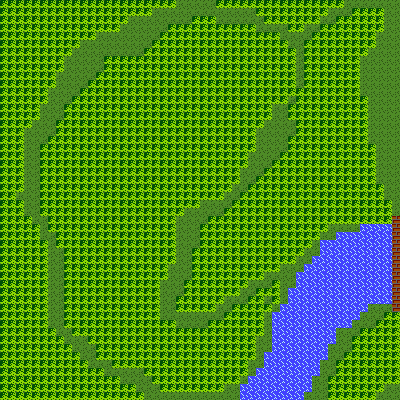

The image is a tile-based game level rendered from a .tmx file. Its description and source (layers, tilesets, objects; grid data summarised) follow:
An orthogonal 50x50 tile map with 8x8 px tiles, 2 tile layers (ground, bricks, water and trees), 2 tilesets and 1 object (scenario).

<map version="1.10" tiledversion="1.10.1" orientation="orthogonal" renderorder="right-down" width="50" height="50" tilewidth="8" tileheight="8" infinite="0" nextlayerid="6" nextobjectid="2">
 <tileset firstgid="1" source="ground.tsx" />
 <tileset firstgid="7" source="bricks.tsx" />
 <layer id="1" name="ground" width="50" height="50">
  <data>[2500 cells, 2500 non-empty, 1 distinct tile ids]</data>
 </layer>
 <layer id="2" name="bricks, water and trees" width="50" height="50">
  <data>[2500 cells, 2022 non-empty, 3 distinct tile ids]</data>
 </layer>
 <objectgroup id="3" name="collision areas" />
 <objectgroup id="4" name="scenario" />
 <objectgroup id="5" name="spawns">
  <object id="1" name="do not destroy buildings" type="scenario" x="364.875" y="204.333" width="32.9167" height="191.333">
   <properties>
    <property name="eventName" value="EnterToNoFireZone" />
    <property name="trackActivity" type="bool" value="true" />
    <property name="type" value="AreaEvent" />
   </properties>
  </object>
 </objectgroup>
</map>
